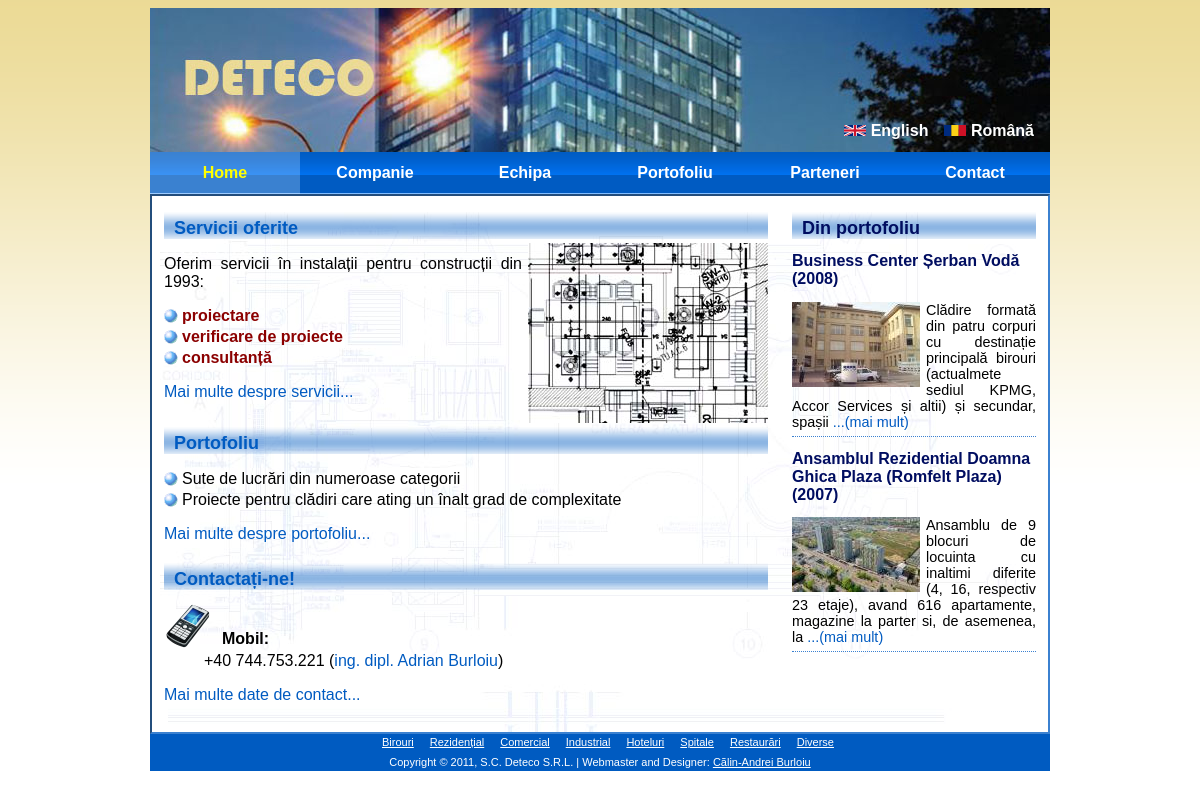
The page / on the database its author committed.
### tables this page shows
CREATE TABLE `languages` (
  `code` varchar(8) NOT NULL,
  `name` varchar(32) NOT NULL,
  `image` varchar(64) default NULL,
  PRIMARY KEY  (`code`)
);

CREATE TABLE `portfolio` (
  `id` int(11) NOT NULL auto_increment,
  `name` varchar(128) NOT NULL,
  `category` enum('office','residential','hotel','industrial','commercial','restoration','hospital','other') NOT NULL,
  `tags` varchar(64) NOT NULL,
  `address` varchar(512) NOT NULL,
  `developer` varchar(128) NOT NULL,
  `chief_architect` varchar(128) NOT NULL,
  `whole_area` int(11) default NULL,
  `height` varchar(128) NOT NULL,
  `phase` varchar(128) NOT NULL,
  `year_begin` year(4) default NULL,
  `year_end` year(4) default NULL,
  `description` text NOT NULL,
  `images` varchar(512) NOT NULL,
  PRIMARY KEY  (`id`)
);

### index.php (called while the page is built)
<?php
require('ArticlePage.class.php');
$page = new ArticlePage("home");
$page->addScript('imagePreloader.js');
$page->addScript('imageSlideshow.js');
$page->addScript('runSlideshow.js');
$page->appendHeader();
$page->appendBody();
$page->appendFooter();
$page->display();
?>

### ArticlePage.class.php (called while the page is built, shortened)
<?php
require('Page.class.php');
class ArticlePage extends Page
{
	public function __construct($name)
	{
		$this->name = $name;
		$this->dbContent = new Content('article');
	}
}
?>

### SingletonDB.class.php (called while the page is built, shortened)
<?php
class SingletonDB
{
	private static $connection;
	public static function connect()
	{
		if(!isset(self::$connection))
		{
			self::$connection = new mysqli(ADDRESS, USERNAME, PASSWORD, DATABASE);
		}
		return self::$connection;
	}
}
?>

### Content.class.php (called while the page is built, shortened)
<?php
require_once('includes.inc.php');
require_once('util.inc.php');
class Content
{
	protected $db;
	protected $content;
	protected $lang;
	public function __construct($namespace)
	{
		try {
			$this->db = SingletonDB::connect();
			if( !($result = $this->db->query("SELECT * FROM `languages`")) )
				throw new DBException('query');
			while($row = $result->fetch_assoc())
			{
				$this->languages[$row['code']]['name'] = $row['name'];
				$this->languages[$row['code']]['img'] = $row['image'];
			}
			$matchedLang = DEFAULT_LANG;
			if(isset($_GET['lang']))
			{
				$lang = $this->processLangCode($_GET['lang']);
				$this->lang = $lang;
				if($lang != $matchedLang)
					setcookie("lang", $lang, time() + 30*24*60*60);
				else
					setcookie("lang", $lang, time() - 3600);
			}
			else if(isset($_COOKIE['lang']))
				$this->lang = $this->processLangCode($_COOKIE['lang']);
			else
				$this->lang = $matchedLang;
				if( !($result = $this->db->query("SELECT * FROM `content` WHERE namespace = 'common' OR namespace = '"
					. $namespace . "'")) )
				throw new DBException('query');
			while($row = $result->fetch_assoc())
			{
				$this->content[$row['name']] = json_decode($row['value'], true);
			}
		}
		catch(DBException $e) {
			echo $e->errorMessage();
			die();
		}
	}
	public function __get($name)
	{
		if(isset($this->content[$name]))
			return $this->content[$name][$this->lang];
		else
			return null;
	}
	public function getPortfolioAds()
	{
		$portfolio = null;
		$query = "SELECT id, name, tags, year_begin, description, images FROM `portfolio` ORDER BY RAND() LIMIT "
			. P_ADS_COUNT;
		$result = $this->db->query($query);
		while($row = $result->fetch_assoc())
		{
			$portfolio[$row['id']]['name'] = $row['name'];
			$portfolio[$row['id']]['tags'] = $row['tags'];
			$portfolio[$row['id']]['year_begin'] = $row['year_begin'];
			$images = json_decode($row['images'], true);
			if(!$images)
				$portfolio[$row['id']]['image'] = null;
			else
				$portfolio[$row['id']]['image'] = getThumbFileName($images[0]);
			$descriptions = json_decode($row['description'], true);
			$portfolio[$row['id']]['description'] = $descriptions[$this->lang];
		}
		return $portfolio;
	}
}

### util.inc.php (called while the page is built, shortened)
<?php
function getURL($extraParams)
{
	$params = array_merge($_GET, $extraParams);
	$tokens = explode("?", $_SERVER['REQUEST_URI']);
	$url = $tokens[0];
	if(!empty($params))
	{
		$url .= "?";
		foreach($params as $key => $value)
		{
			$url .= "$key=$value&";
		}
		$url = substr($url, 0, -1);
	}
	return $url;
}
function getProjectURL($id, $name)
{
	return "project-$id-$name";
}
function getThumbFileName($img)
{
	$ext = strrchr($img, '.');
	$basename = substr($img, 0, strpos($img, $ext));
	$thumb = "${basename}_thumb${ext}";
	return $thumb;
}

### PortfolioAdsModule.class.php (the view, shortened to what this page needs)
<?php
require_once('Content.class.php');
require_once('util.inc.php');
class PortfolioAdsModule implements Module
{
	protected $dbContent;
	public function __construct($dbContent)
	{
		$this->dbContent = $dbContent;
	}
	public function getAdsContent()
	{
		$content = '';
		$ads = $this->dbContent->getPortfolioAds();
		foreach($ads as $id => $value)
		{
			$href = getProjectURL($id, $value['tags']);
			$more = false;
			$content .= '<div class="ad">';
			$content .= '<a href="'. $href. '"><h2>'. $value['name']. ' ('. $value['year_begin']
				. ')</h2></a>';
			if($value['image'])
				$content .= '<a href="'. $href. '"><img class="floating-pic" src="images/portfolio/'
					. $value['image']. '" /></a>';
			$descr = $value['description'];
			if(strlen($descr) > MAX_DESCR_LEN)
			{
				$descr = substr($descr, 0, MAX_DESCR_LEN);
				$descr = substr($descr, 0, strrpos($descr, ' '));
				$more = true;
			}
			$content .= $descr;
			if($more)
				$content .= ' <a href="'. $href. '">...('. $this->dbContent->link_more. ')</a>';
			$content .= '<div style="clear: both"></div>';
			$content .= '</div>';
		}
		return $content;
	}
	public function getContent()
	{
		$content = "";
		$content .= '<h1>'. $this->dbContent->header_from_portfolio. '</h1>'
			. '<div id="portfolio-ads">';
		$content .= $this->getAdsContent();
		$content .= '</div><script type="text/javascript"> setTimeout("retrievePortfolioAds()", 30000); </script>';
		return $content;
	}
}
?>

### Page.class.php (shortened to what this page needs)
<?php
require_once('PortfolioAdsModule.class.php');
require_once('Content.class.php');
require_once('util.inc.php');
class Page
{
	protected $title = "Page";
	protected $name = "page";
	protected $content = "";
	protected $dbContent;
	protected $styles;
	public function __construct()
	{
		$this->styles = array("main.css");
	}
	public function append($str)
	{
		$this->content .= $str;
	}
	public function appendHeader()
	{
		$this->content .= '
	<div id="header">';
		$this->content .= '
		<ul id="menu">
			<li><a href="index.php"' . ($this->name == 'home' ? ' class="but_pressed"' : '') .
				'>' . $this->dbContent->menu_home . '</a></li>
			<li><a href="company.php"' . ($this->name == 'company' ? ' class="but_pressed"' : '') .
				'>' . $this->dbContent->menu_company . '</a></li>
			<li><a href="team.php"' . ($this->name == 'team' ? ' class="but_pressed"' : '') .
				'>' . $this->dbContent->menu_team . '</a></li>
			<li><a href="portfolio.php"' . ($this->name == 'portfolio' ? ' class="but_pressed"' : '') .
				'>' . $this->dbContent->menu_portfolio . '</a></li>
			<li><a href="partners.php"' . ($this->name == 'partners' ? ' class="but_pressed"' : '') .
				'>' . $this->dbContent->menu_partners . '</a></li>
			<li><a href="contact.php"' . ($this->name == 'contact' ? ' class="but_pressed"' : '') .
				'>' . $this->dbContent->menu_contact . '</a></li>
		</ul>';
		$this->content .= '
		<ul id="languages">';
      	foreach($this->dbContent->getLanguages() as $key => $value)
      	{
			$this->content .= '<li><a href="'
				. getURL(array("lang" => $key)). '"><img src="images/flags/'
				. $value['img']. '" /> '. $value['name']. '</a></li>';
      	}
		$this->content .= '
		</ul>';
		$this->content .= '
	</div>';
	}
	public function appendSide()
	{
		$modPA = new PortfolioAdsModule($this->dbContent);
		$this->append($modPA->getContent());
	}
	public function appendBody()
	{
		$this->appendSide();
	}
	public function appendFooter()
	{
		$this->content .= '
	<div id="footer"><p><ul>';
		$this->content .= '<li><a href="portfolio.php?category=office&page=0">'
			. $this->dbContent->project_category_office. '</a></li>';
		$this->content .= '<li><a href="portfolio.php?category=residential&page=0">'
			. $this->dbContent->project_category_residential. '</a></li>';
		$this->content .= '<li><a href="portfolio.php?category=commercial&page=0">'
			. $this->dbContent->project_category_commercial. '</a></li>';
		$this->content .= '<li><a href="portfolio.php?category=industrial&page=0">'
			. $this->dbContent->project_category_industrial. '</a></li>';
		$this->content .= '<li><a href="portfolio.php?category=hotel&page=0">'
			. $this->dbContent->project_category_hotel. '</a></li>';
		$this->content .= '<li><a href="portfolio.php?category=hospital&page=0">'
			. $this->dbContent->project_category_hospital. '</a></li>';
		$this->content .= '<li><a href="portfolio.php?category=restoration&page=0">'
			. $this->dbContent->project_category_restoration. '</a></li>';
		$this->content .= '<li><a href="portfolio.php?category=other&page=0">'
			. $this->dbContent->project_category_other. '</a></li>';
		$this->content .= '</ul></p><p>Copyright &copy; 2011, S.C. Deteco S.R.L. | Webmaster and Designer: <a href="contact.php#calin-burloiu">Cãlin-Andrei Burloiu</a></p>
	</div>';
	}
	public function display()
	{
		echo '<!DOCTYPE html PUBLIC "-//W3C//DTD XHTML 1.0 Strict//EN" "http://www.w3.org/TR/xhtml1/DTD/xhtml1-strict.dtd">
<html xmlns="http://www.w3.org/1999/xhtml">
<head>
<meta http-equiv="content-type" content="text/html; charset=utf-8" />
<title>' . $this->title . '</title>
<meta name="keywords" content="" />
<meta name="description" content="" />';
		foreach($this->styles as $style)
			echo '<link href="css/'. $style . '" rel="stylesheet" type="text/css" />';
		echo '</head>
<body>
';
		$this->content = '<div id="main_bg"><div id="main">' . $this->content . '</div></div>';
		echo $this->content;
		echo '</body></html>';
	}
}

### css/main.css (style rules this page uses)
a:link img { border-style: none; }
.content ul { list-style-type: none; list-style-position: inside; margin: 0px; padding: 0px; }
.content li { background: url(../images/text_bullet.png) 0px 2px no-repeat; margin-top: 3px; margin-bottom: 3px; padding-left: 18px; }
.content dl { list-style-type: none; margin: 0px; padding: 0px; }
.content dt { background: url(../images/text_bullet.png) 0px 2px no-repeat; padding-left: 18px; margin-top: 12px; }
dt.dt-48 { padding-left: 58px; padding-top: 28px; margin-bottom: 4px; font-weight: bold; }
dt.dt-mob { background: url(../images/mob.png) 0px 0px no-repeat; }
.content h1 { font-size:18px; font-weight: bold; color: #000D60; text-align: left; margin: 0px; padding: 10px 0px 0px 10px; background: url(../images/title.png) top repeat-x; clear: both; }
.content a:link { color: rgb(0,91,193); text-decoration: none; }
.content strong { font-weight: bold; color: DarkRed; }
.side h1 { font-size:18px; font-weight: bold; color: #000D60; text-align: left; margin: 0px; padding: 10px 0px 0px 10px; background: url(../images/title.png) top repeat-x; }
.side h2 { font-size:16px; font-weight: bold; color: #000D60; text-align: left; clear: left; }
.side a:link { color: rgb(0,91,193); text-decoration: none; }
.floating-pic { float: left; margin-right: 6px; }
.right-floating-pic { float: right; margin-top: 4px; margin-left: 6px; }
.ad { padding-bottom: 6px; border-bottom: 1px dotted rgb(59,129,208); margin-bottom: 6px; }
body { background: url(../images/bg.png) top repeat-x; font-family: Arial, Helvetica, sans-serif; }
#main { width: 900px; margin: 0px auto; }
#header { color:white; background: #bbbbbb url('../images/header_picture.jpg') no-repeat right top; height: 186px; position: relative; clear: both; }
#body { width: 896px; background: #FFFFFF url(../images/bg_body.jpg) 0px 0px no-repeat; border: 2px inset rgb(59,129,208); display: block; }
.content { float:left; width: 604px; margin: 12px; text-align: justify; }
.side { float: right; width: 244px; margin: 12px; text-align:justify; font-size: 0.9em; }
#footer { font-size: 11px; color: #ffffff; line-height: 100%; text-align: center; background: rgb(0,91,193); clear: both; }
#footer p { padding-top: 3px; line-height: 150%; margin: 0px; }
#footer a { color: white; text-decoration: underline; }
#footer ul { display: inline; list-style-type:none; margin:0; padding:0; }
#footer li { display:inline; margin-left: 16px; }
#menu { list-style-type: none; margin: 0; padding: 0; overflow: hidden; position: absolute; bottom: 0px; }
#menu > li { float:left; padding-left: 0px; }
#menu > li > a:link, #menu > li > a:visited { display: block; background: rgb(0,91,193) url(../images/but.png) top repeat-x; color: #FFFFFF; font-weight: bold; text-align:center; text-decoration: none; padding-top: 12px; width: 150px; height: 30px; }
#menu > li > a.but_pressed { background: rgb(59,129,208) url(../images/but_pressed.png) top repeat-x ; color: #FFFF00; }
#languages { list-style-type: none; margin: 0; padding: 0; position: absolute; right: 16px; bottom: 54px; }
#languages > li { float: right; margin-left: 16px; }
#languages > li > a:link, #languages > li > a:visited { display: block; color: #FFFFFF; font-weight: bold; text-decoration: none; }

### rows shown on the page
languages: image (picture), name "Română"
languages: image (picture), name "English"
portfolio: name "Business Center Șerban Vodă", year_begin "2008", shows a picture, value "Clădire formată din patru corpuri cu destinație principală birouri (actualmete sediul KPMG, Accor Services și altii) și secundar, spașii"
portfolio: name "Ansamblul Rezidential Doamna Ghica Plaza (Romfelt Plaza)", year_begin "2007", shows a picture, value "Ansamblu de 9 blocuri de locuinta cu inaltimi diferite (4, 16, respectiv 23 etaje), avand 616 apartamente, magazine la parter si, de asemenea, la"

### other values the page prints
$this->dbContent->menu_home "Home"
$this->dbContent->menu_company "Companie"
$this->dbContent->menu_team "Echipa"
$this->dbContent->menu_portfolio "Portofoliu"
$this->dbContent->menu_partners "Parteneri"
$this->dbContent->menu_contact "Contact"
$this->dbContent->header_from_portfolio "Din portofoliu"
$this->dbContent->project_category_office "Birouri"
$this->dbContent->project_category_residential "Rezidențial"
$this->dbContent->project_category_commercial "Comercial"
$this->dbContent->project_category_industrial "Industrial"
$this->dbContent->project_category_hotel "Hoteluri"
$this->dbContent->project_category_hospital "Spitale"
$this->dbContent->project_category_restoration "Restaurări"
$this->dbContent->project_category_other "Diverse"
